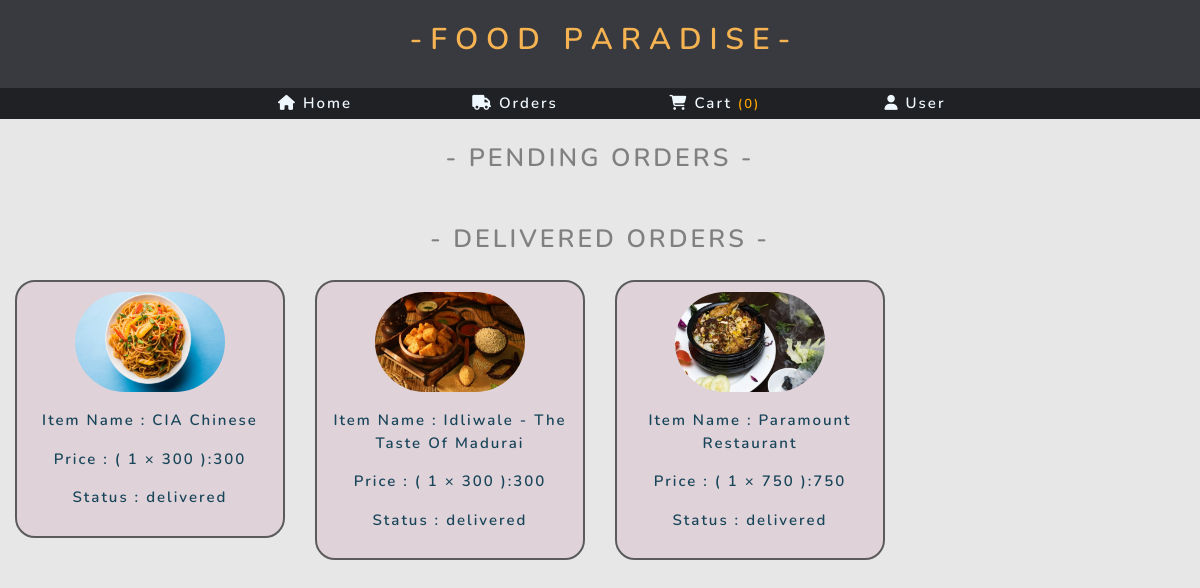
/User/order.php (signed in), run on the app's committed database.
### tables this page shows
CREATE TABLE `items_master` (
  `id` int(255) NOT NULL,
  `item_photo` varchar(255) NOT NULL,
  `item_name` varchar(255) NOT NULL,
  `category` varchar(255) NOT NULL,
  `address` varchar(255) NOT NULL,
  `rating` varchar(255) NOT NULL,
  `miniutes` int(255) NOT NULL,
  `price` int(255) NOT NULL,
  `type` varchar(255) NOT NULL
);

CREATE TABLE `orders` (
  `id` int(255) NOT NULL,
  `user_email` varchar(255) NOT NULL,
  `product_id` int(255) NOT NULL,
  `quantity` int(255) NOT NULL,
  `status` varchar(255) NOT NULL,
  `total_price` int(255) NOT NULL
);

### User/order.php (the view, shortened to what this page needs)
<?php
$user_email = $_SESSION['user_email'];
?>
<!DOCTYPE html>
<html lang="en">
<head>
    <?php
        include '../Admin/links.php';
    ?>
    <link rel="stylesheet" href="css/orders.css">
</head>
<body>
    <?php include 'menu.php';?>
    <form method="POST">
        <div class="container-fluid">
            <div class="row justify-content-center">
                <div class="col-md-11">
                    <p class="title text-center">- PENDING ORDERS -</p>
                </div>
            </div>
        </div>
    </form>
        <div class="container-fluid">
            <div class="row justify-content-center">
                <div class="col-md-11">
                    <p class="title text-center">- DELIVERED ORDERS -</p>
                </div>
            </div>
            <div class="row">
                    <?php
                        $selectquery = "SELECT * FROM `orders` WHERE `user_email`='$user_email' AND `status`='delivered'";
                        $query = mysqli_query($con,$selectquery);
                        while($res = mysqli_fetch_array($query))
                        {
                            $p_id = $res['product_id'];
                            $sel_query = "SELECT * FROM `items_master` WHERE `id`=$p_id";
                            $query_sel = mysqli_query($con,$sel_query);
                            while($res_id = mysqli_fetch_array($query_sel))
                            {
                                ?>
                                    <div class="col-lg-3 text-center">
                                        <div class="card_crd">
                                            <div class="row justify-content-center">
                                                <div class="col-md-12 text-center">
                                                    <img src="../Admin/<?php echo $res_id['item_photo'];?>" height="100px" width="150px" ">
                                                </div>
                                            </div>
                                            <div class="row">
                                                <div class="col-md-12">
                                                    <p>Item Name : <?php echo $res_id['item_name'];?></p>
                                                </div>
                                            </div>
                                            <div class="row">
                                                <div class="col-md-12">
                                                    <p>Price : ( <?php echo $res['quantity'];?> &#215; <?php echo $res_id['price'];?> ):<?php echo  $res['quantity']*$res_id['price'];?></p>
                                                </div>
                                            </div>
                                            <div class="row">
                                                <div class="col-md-12">
                                                    <p>Status : <?php echo $res['status'];?></p>
                                                </div>
                                            </div>
                                        </div>
                                    </div>
                                <?php
                            }
                        }
                    ?>
            </div>
        </div>
</body>
</html>

### User/css/orders.css (style rules this page uses)
body { background: #E7E7E7; }
.title { margin-top: 2%; margin-bottom: 2%; letter-spacing: 3px; font-size: 25px; font-weight: 600; color: #808080; }
.card_crd { margin: auto; padding: 4%; border: 2px solid #5b5b5b; margin-bottom: 10%; color: #184559; background: #DFD2D9; border-radius: 20px; }
p { font-size: 15px; letter-spacing: 2px; font-weight: 600; }
img { border-style: none; border-radius: 91px; margin-bottom: 7%; }

### User/css/menu.css (style rules this page uses)
body { font-family: 'Nunito', sans-serif; }

### Admin/links.php (style rules this page uses)
body { font-family: 'Karla', sans-serif; background: #E7E7E7; }

### data on the page
orders: quantity "1", $res['quantity']*$res_id['price'] "300", status "delivered"
items_master: item_photo (picture), item_name "CIA Chinese", price "300"
orders: quantity "1", $res['quantity']*$res_id['price'] "300", status "delivered"
items_master: item_photo (picture), item_name "Idliwale - The Taste Of Madurai", price "300"
orders: quantity "1", $res['quantity']*$res_id['price'] "750", status "delivered"
items_master: item_photo (picture), item_name "Paramount Restaurant", price "750"

### other printed values
$count_items_cart "0"
